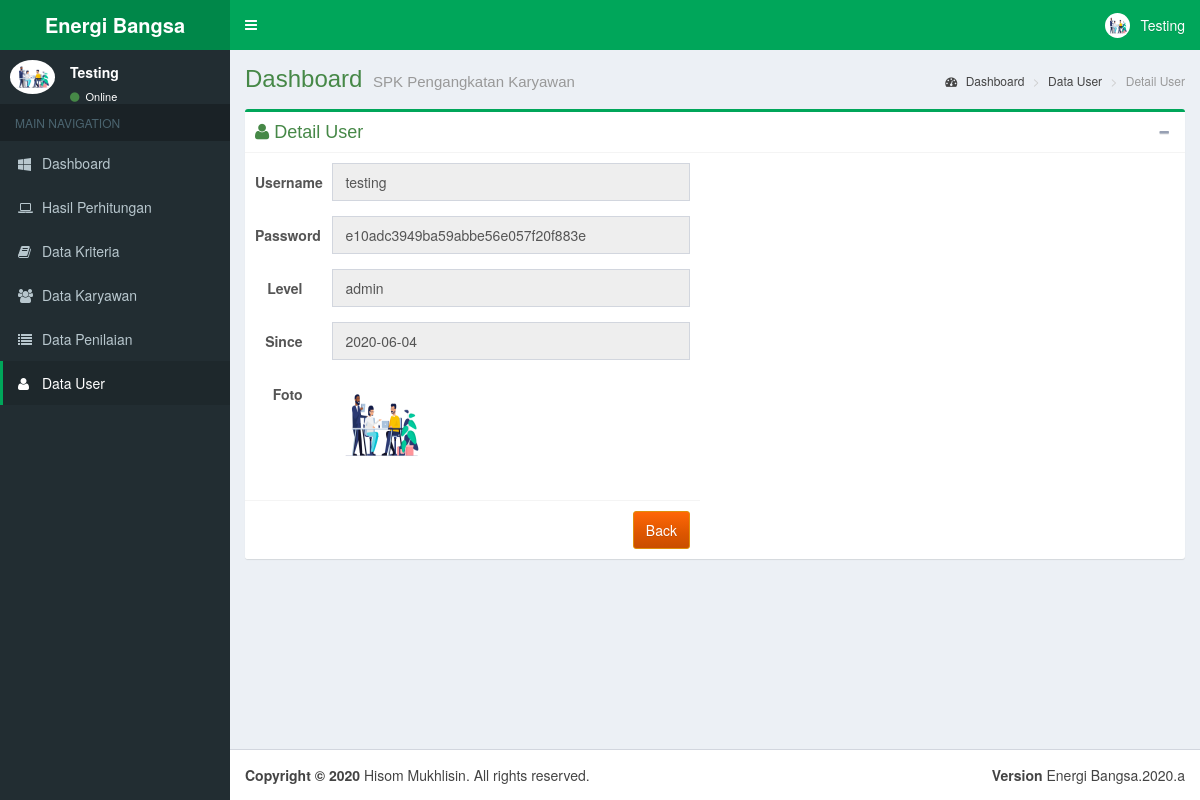
The page /detail-user.php?id=2 (signed in) on the database its author committed.
### tables this page shows
CREATE TABLE `user` (
  `id` int(11) NOT NULL AUTO_INCREMENT,
  `user` varchar(50) NOT NULL,
  `pass` varchar(256) NOT NULL,
  `level` varchar(25) NOT NULL,
  `since` date NOT NULL,
  `foto` varchar(1024) NOT NULL,
  PRIMARY KEY (`id`)
);

### detail-user.php (the view, shortened to what this page needs)
<?php
	include 'dbconf.php';
?>
<!DOCTYPE html>
<html>
<head>
  <link rel="stylesheet" href="lte/bootstrap/css/bootstrap.min.css">
  <link rel="stylesheet" href="lte/plugins/datepicker/datepicker3.css">
  <link rel="stylesheet" href="lte/dist/css/font-awesome.min.css">
  <link rel="stylesheet" href="lte/dist/css/ionicons.min.css">
  <link rel="stylesheet" href="lte/dist/css/AdminLTE.min.css">
  <link rel="stylesheet" href="lte/dist/css/skins/_all-skins.min.css">
	<link rel="stylesheet" type="text/css" href="assets/jquery.fancybox.css?v=2.1.5" media="screen" />
	<link rel="stylesheet" type="text/css" href="assets/helpers/jquery.fancybox-buttons.css?v=1.0.5" />
	<link rel="stylesheet" type="text/css" href="assets/helpers/jquery.fancybox-thumbs.css?v=1.0.7" />
</head>
<body class="hold-transition fixed skin-green sidebar-mini">
<div class="wrapper">
  <header class="main-header">
    <a href="#" class="logo">
      <span class="logo-lg"><b><?php echo $_SESSION['judul'];?></b></span>
    </a>
    <nav class="navbar navbar-static-top">
      <a href="#" class="sidebar-toggle" data-toggle="offcanvas" role="button">
      </a>
      <div class="navbar-custom-menu">
        <ul class="nav navbar-nav">
          <li class="dropdown user user-menu">
            <a href="#" class="dropdown-toggle" data-toggle="dropdown">
              <img src="<?php echo $_SESSION['foto'];?>" class="user-image" alt="User Image">
              <span class="hidden-xs"><?php echo ucwords($_SESSION['user']);?></span>
            </a>
          </li>
        </ul>
      </div>
    </nav>
  </header>
  <aside class="main-sidebar">
    <section class="sidebar">
      <div class="user-panel">
        <div class="pull-left image">
          <img src="<?php echo $_SESSION['foto'];?>" class="img-circle" alt="User Image">
        </div>
        <div class="pull-left info">
          <p><?php echo ucwords($_SESSION['user']);?></p>
          <a href="#"><i class="fa fa-circle text-success"></i> Online</a>
        </div>
      </div>
      <ul class="sidebar-menu">
        <li class="header">MAIN NAVIGATION</li>
        <li>
          <a href="dashboard-ui.php">
            <i class="fa fa-windows"></i> <span>Dashboard</span>
          </a>
        </li>
		<li>
          <a href="hasil.php">
            <i class="fa fa-laptop"></i> <span>Hasil Perhitungan</span>
          </a>
        </li>
		<?php if($_SESSION['level']=='admin'){?>
		<li>
          <a href="kriteria.php">
            <i class="fa fa-book"></i> <span>Data Kriteria</span>
          </a>
        </li>
		<li>
          <a href="karyawan.php">
            <i class="fa fa-users"></i> <span>Data Karyawan</span>
          </a>
        </li>
		<li>
          <a href="penilaian.php">
            <i class="fa fa-list"></i> <span>Data Penilaian</span>
          </a>
        </li>
		<li class="active">
          <a href="user.php">
            <i class="fa fa-user"></i> <span>Data User</span>
          </a>
        </li>
		<?php } ?>
      </ul>
    </section>
  </aside>
  <div class="content-wrapper">
    <section class="content-header">
      <h1 class="text-success">
        Dashboard
        <small><?php echo $_SESSION['desc'];?></small>
      </h1>
      <ol class="breadcrumb">
        <li><a href="dashboard-ui.php"><i class="fa fa-dashboard"></i> Dashboard</a></li>
        <li><a href="user.php">Data User</a></li>
        <li class="active">Detail User</li>
      </ol>
    </section>
    <section class="content">
      <div class="box box-success">
        <div class="box-header with-border">
          <h3 class="box-title text-success"><i class="fa fa-user"> </i> Detail User</h3>
          <div class="box-tools pull-right">
            <button type="button" class="btn btn-box-tool" data-widget="collapse" data-toggle="tooltip" title="Collapse">
              <i class="fa fa-minus"></i></button>
          </div>
        </div>
            <form class="form-horizontal" enctype="multipart/form-data" method="post" action="proses-user.php">
              <div class="row">
			   <div class="col-lg-6 col-xs-12">
			  <div class="box-body">
					<?php
						$result = $mysqli->query("SELECT *  FROM `user` WHERE `id` = ".$_GET['id']."");
							while ($row = $result->fetch_assoc()) {
					?>
                <div class="form-group">
                  <label for="user" class="col-sm-2 control-label">Username</label>
                  <div class="col-sm-10">
                    <input type="text" class="form-control" name="user" id="user" value="<?php echo $row['user'];?>" placeholder="Username Baru" disabled />
                  </div>
                </div>
                <div class="form-group">
                  <label for="pass" class="col-sm-2 control-label">Password</label>
                  <div class="col-sm-10">
                    <input type="text" class="form-control" name="pass" id="pass" value="<?php echo $row['pass'];?>" placeholder="Password" disabled />
                  </div>
                </div>
				<div class="form-group">
                  <label for="nopol" class="col-sm-2 control-label">Level</label>
                  <div class="col-sm-10">
					<input type="text" class="form-control" name="level" id="level" value="<?php echo $row['level'];?>" placeholder="Level" disabled />
                  </div>
                </div>
				<div class="form-group">
                  <label for="supir" class="col-sm-2 control-label">Since</label>
                  <div class="col-sm-10">
                    <input type="text" class="form-control" name="since" id="since" value="<?php echo $row['since'];?>" placeholder="since" disabled />
                  </div>
                </div>
				<div class="form-group">
                  <label for="foto" class="col-sm-2 control-label">Foto</label>
                  <div class="col-sm-10">
					<a class='fancybox-effects-d' href='uploads/<?php echo $row['foto'];?>' title='<?php echo $row['user'];?>'><img src="uploads/<?php echo $row['foto']; ?>" width=100 height=100 /></a>
                  </div>
                </div>
              </div>
              <div class="box-footer">
				<a type="button" class="btn btn-warning pull-right" href="user.php">Back</a>
              </div>
				<?php } ?>
			  </div>
		  </div>
            </form>
      </div>
    </section>
  </div>
  <footer class="main-footer">
    <div class="pull-right hidden-xs">
      <b>Version</b> <?php echo $_SESSION['judul'].".".date('Y').".a"?>
    </div>
    <strong>Copyright &copy; <?php echo date('Y');?></strong> <?php echo $_SESSION['creator']?>. All rights
    reserved.
  </footer>
</div>
</body>
</html>

### rows shown on the page
user: user "testing", pass "e10adc3949ba59abbe56e057f20f883e", level "admin", since "2020-06-04", foto (picture)

### other values the page prints
$_SESSION['judul'] "Energi Bangsa"
$_SESSION['user'] "Testing"
$_SESSION['desc'] "SPK Pengangkatan Karyawan"
$_SESSION['creator'] "Hisom Mukhlisin"
